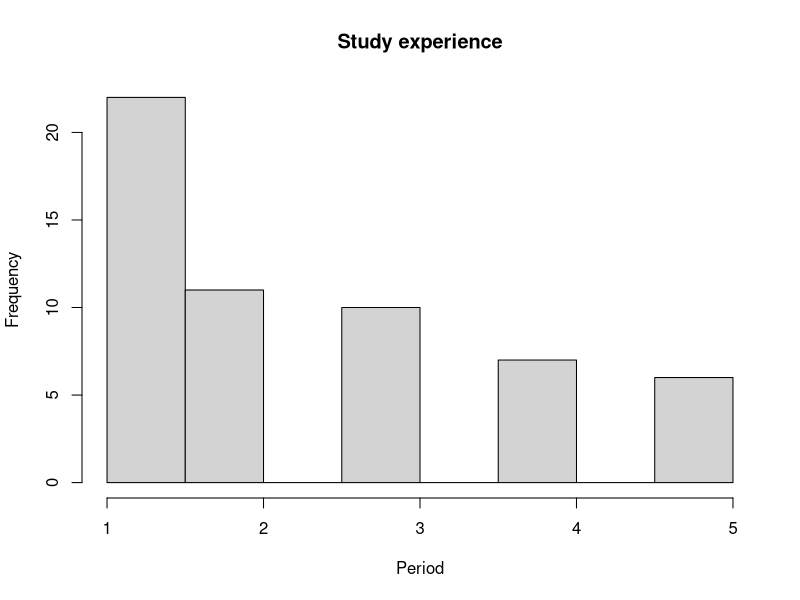
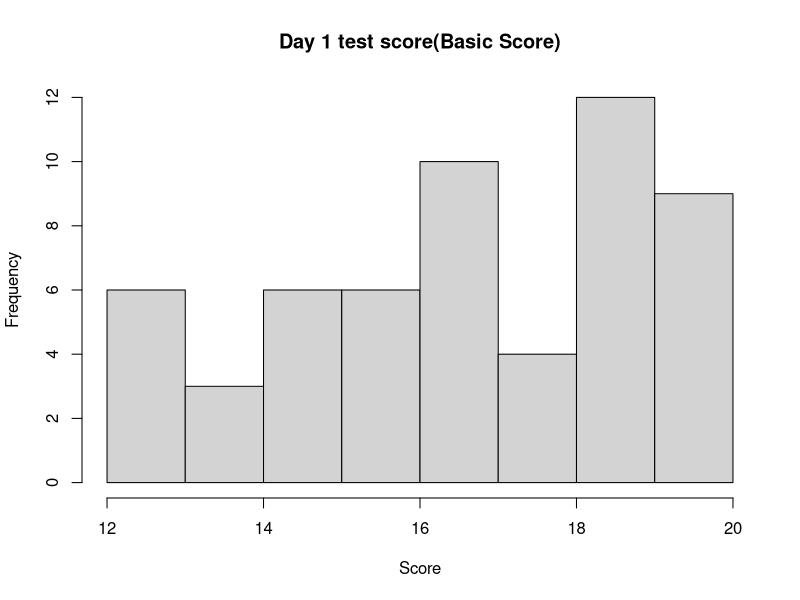
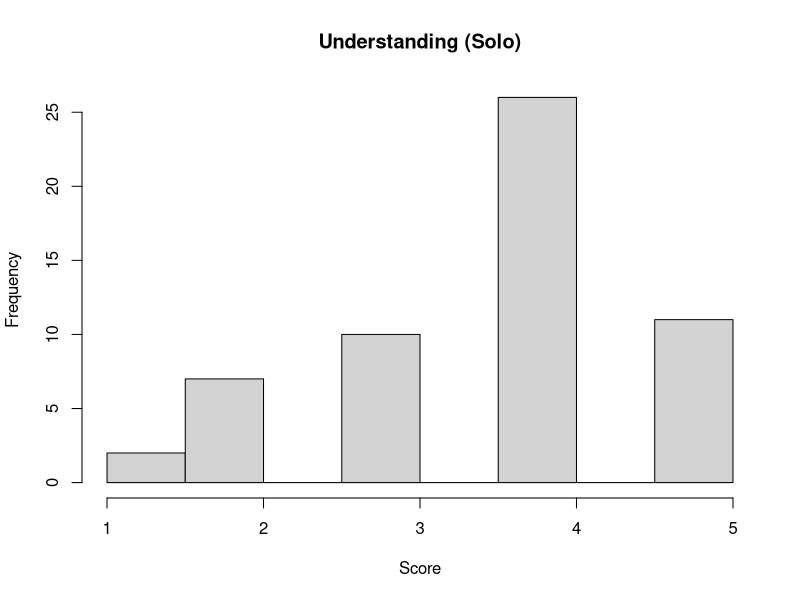
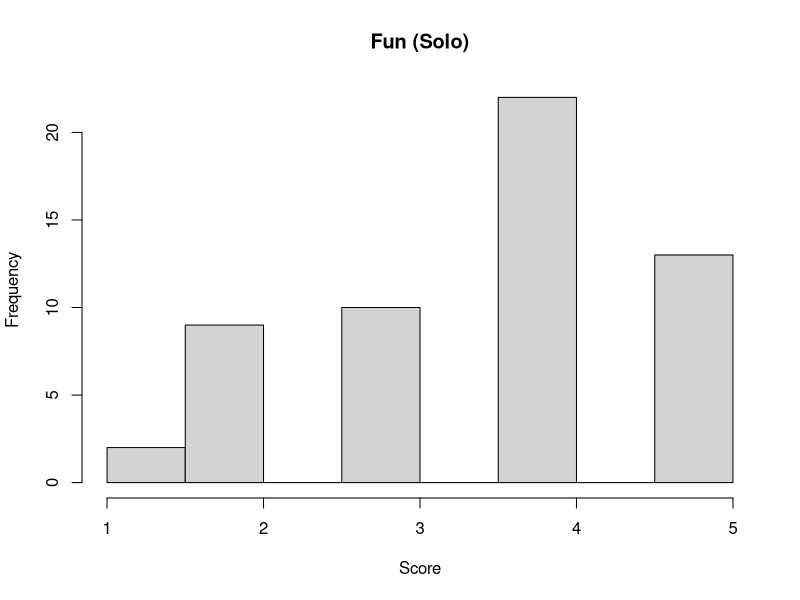
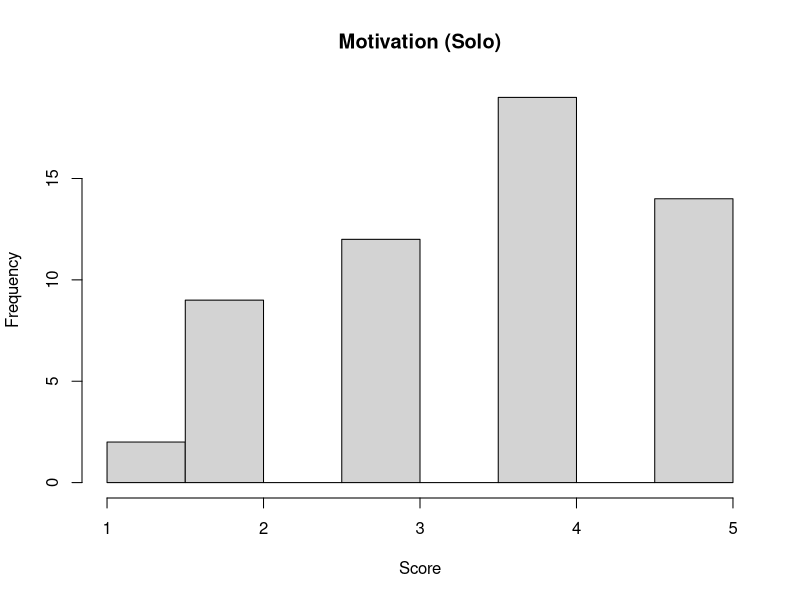
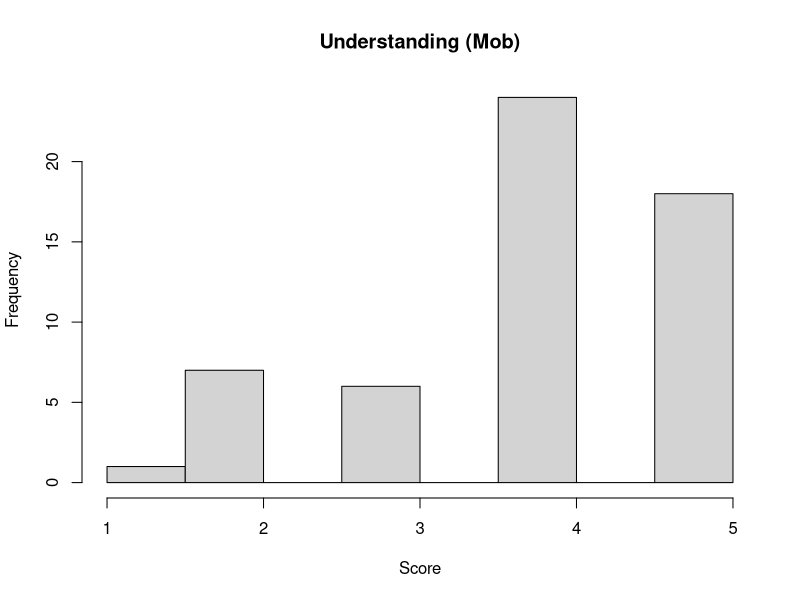
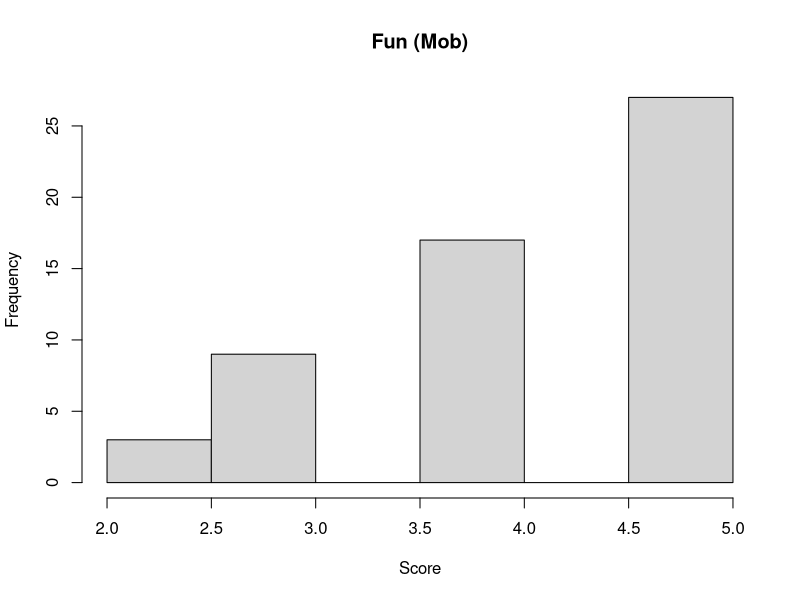
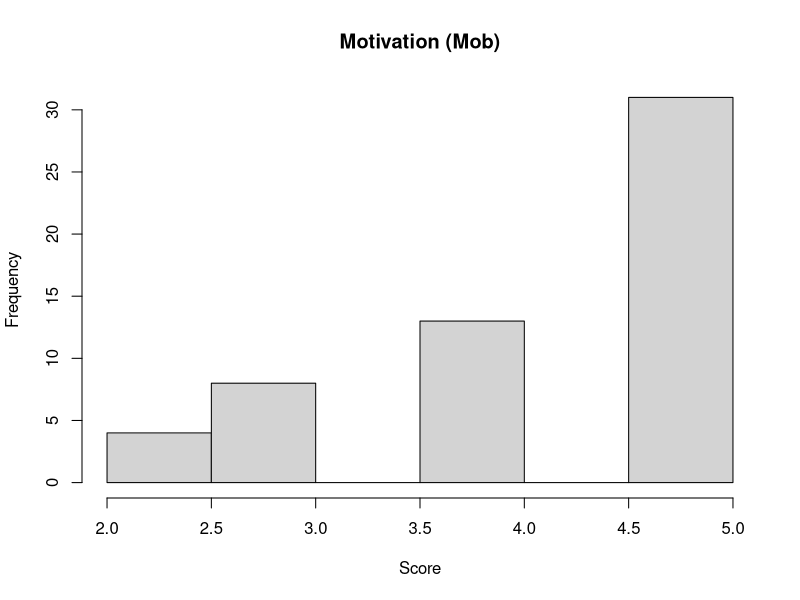

Write the R code that produced these figures, in order.
# R言語のコード
library(readr)

# データセットを読み込む
data <- read_csv("./assets/finalized_questionaire.csv")

data <- na.omit(data)

## study_experience
shapiro.test(x=data$study_experience)
hist(data$study_experience, main="Study experience",  xlab="Period")

## basic_score
shapiro.test(x=data$basic_score)
hist(data$basic_score, main="Day 1 test score(Basic Score)",  xlab="Score")

## Understanding, Fun, Motivation (Solo, Mob)
shapiro.test(x=data$solo_understanding)
hist(data$solo_understanding, main="Understanding (Solo)",  xlab="Score")
shapiro.test(x=data$solo_fun)
hist(data$solo_fun, main="Fun (Solo)",  xlab="Score")
shapiro.test(x=data$solo_motivation)
hist(data$solo_motivation, main="Motivation (Solo)",  xlab="Score")

shapiro.test(x=data$mob_understanding)
hist(data$mob_understanding, main="Understanding (Mob)",  xlab="Score")
shapiro.test(x=data$mob_fun)
hist(data$mob_fun, main="Fun (Mob)",  xlab="Score")
shapiro.test(x=data$mob_motivation)
hist(data$mob_motivation, main="Motivation (Mob)",  xlab="Score")

## Test Score (Solo, Mob)
solo_score <- data$solo_score_1 + data$solo_score_2
shapiro.test(x=solo_score)
hist(solo_score, main="Test Score (Solo)",  xlab="Score")

mob_score <- data$mob_score_1 + data$mob_score_2
shapiro.test(x=mob_score)
hist(mob_score, main="Mob test score",  xlab="Score")

hist(mob_score, col=rgb(1, 0, 0, 0.5), main="Test score (Solor v.s. Mob)", xlab="Score", xlim=range(c(solo_score, mob_score)), ylim=c(0, max(hist(solo_score, plot=FALSE)$counts, hist(mob_score, plot=FALSE)$counts)))
hist(solo_score, col=rgb(0, 0, 1, 0.5), add=TRUE)
legend("topright", legend=c("Mob Score", "Solo Score"), fill=c(rgb(1, 0, 0, 0.5), rgb(0, 0, 1, 0.5)))

mean(solo_score)
mean(mob_score)

min(solo_score)
min(mob_score)

max(solo_score)
max(mob_score)

### t-test
t.test(solo_score, mob_score, paired = TRUE, conf.level = 0.95)

### bootstrap
bootstrap_min <- function(data, n_bootstrap) {
  bootstrap_mins <- numeric(n_bootstrap)
  for (i in 1:n_bootstrap) {
    sample_data <- sample(data, replace = TRUE)
    bootstrap_mins[i] <- min(sample_data)
  }
  return(bootstrap_mins)
}

# ブートストラップサンプリング
set.seed(123)  # 結果の再現性を保証
n_bootstrap <- 10000
solo_min <- bootstrap_min(solo_score, n_bootstrap)
mob_min <- bootstrap_min(mob_score, n_bootstrap)

# 最小値の差の分布
min_diffs <- mob_min - solo_min

# 差の95%信頼区間
quantile(min_diffs, c(0.025, 0.975))

# p値の計算
mean(min_diffs >= 0)  
